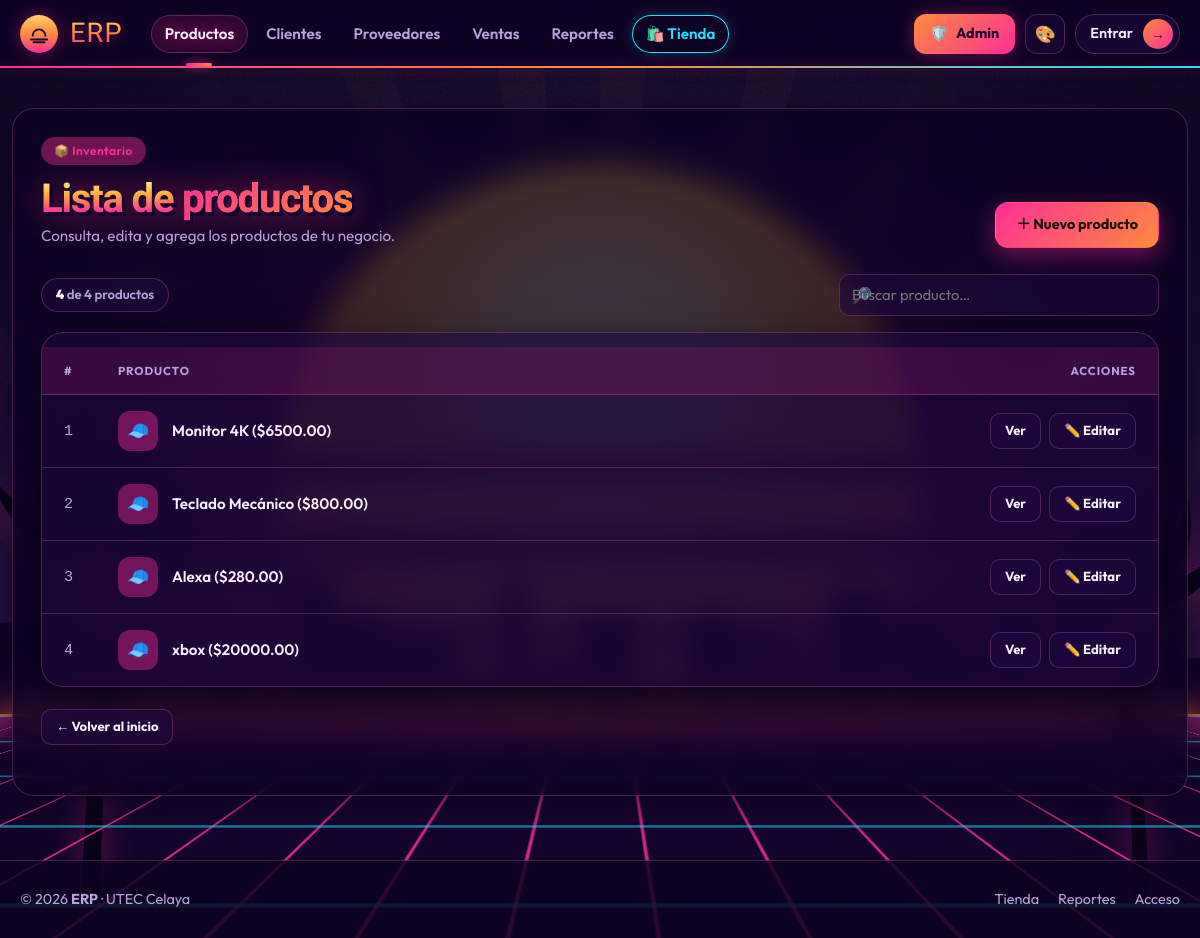
The app's page /productos/lista/ with its own data.
### productos/models.py (models this page shows, shortened)
class Producto(models.Model):
    nombre = models.CharField(
        max_length=200, verbose_name='Nombre'
    )
    precio = models.DecimalField(
        max_digits=10,
        decimal_places=2,
        validators=[MinValueValidator(Decimal('0.00'))],
        verbose_name='Precio ($)',
        help_text='El precio no puede ser negativo.'
    )
    stock = models.IntegerField(
        default=0,
        validators=[MinValueValidator(0)],
        verbose_name='Stock disponible'
    )
    categoria = models.ForeignKey(
        Categoria,
        on_delete=models.PROTECT,          # D-01: no borrar categoría con productos
        related_name='productos',
        verbose_name='Categoría'
    )
    proveedor = models.ForeignKey(
        Proveedor,
        on_delete=models.SET_NULL,         # D-02: producto puede quedar sin proveedor
        null=True,
        blank=True,
        related_name='productos',
        verbose_name='Proveedor'
    )
    activo = models.BooleanField(
        default=True, verbose_name='Activo'
    )
    imagen = models.ImageField(            # ← NUEVO W11
        upload_to='productos/',            # subcarpeta dentro de MEDIA_ROOT
        null=True,
        blank=True,
        verbose_name='Imagen del producto',
        help_text='Formatos: JPEG, PNG, WEBP. Máximo 5 MB.',
        validators=[validar_imagen_producto],
    )
    creado = models.DateTimeField(
        auto_now_add=True, verbose_name='Fecha de registro'
    )
    class Meta:
        verbose_name = 'Producto'
        verbose_name_plural = 'Productos'
        ordering = ['nombre']
    def __str__(self) -> str:
        return f"{self.nombre} (${self.precio:.2f})"

### productos/views.py (the view)
# urls.py: path('lista/',             views.ProductoListView.as_view(),   name='lista'),
class ProductoListView(ListView):
    model = Producto
    template_name = 'productos/lista.html'
    context_object_name = 'productos'
    paginate_by = 20
    ordering = ['pk']

### productos/templates/productos/lista.html (shortened to what this page needs)
{% extends 'base.html' %}
{% block nav_productos %}active{% endblock %}
{% block content %}
<div class="pl-head">
    <div>
        <span class="pl-eyebrow">📦 Inventario</span>
        <h1 class="pl-title">Lista de <span>productos</span></h1>
        <p class="pl-sub">Consulta, edita y agrega los productos de tu negocio.</p>
    </div>
    <a href="{% url 'productos:crear' %}" class="pl-btn pl-btn-primary">＋ Nuevo producto</a>
</div>
<div class="pl-tools">
    <span class="pl-count"><b id="plVisibles">{{ productos|length }}</b> de {{ productos|length }} productos</span>
    <label class="pl-search">
        <span class="ico">🔎</span>
        <input type="search" id="plBuscar" placeholder="Buscar producto…"
               autocomplete="off" aria-label="Buscar producto">
    </label>
</div>
<div class="pl-card">
    <div class="pl-scroll">
        <table class="pl-table" id="plTabla">
            <thead>
                <tr>
                    <th>#</th>
                    <th>Producto</th>
                    <th class="pl-th-right">Acciones</th>
                </tr>
            </thead>
            <tbody>
                {% for p in productos %}
                <tr>
                    <td class="pl-num">{{ forloop.counter }}</td>
                    <td>
                        <div class="pl-name">
                            <span class="pl-avatar" aria-hidden="true">🧢</span>
                            <a href="{% url 'productos:detalle' p.pk %}">{{ p }}</a>
                        </div>
                    </td>
                    <td>
                        <div class="pl-actions">
                            <a href="{% url 'productos:detalle' p.pk %}" class="pl-btn pl-btn-ghost pl-btn-sm">Ver</a>
                            <a href="{% url 'productos:editar' p.pk %}" class="pl-btn pl-btn-ghost pl-btn-sm">✏️ Editar</a>
                        </div>
                    </td>
                </tr>
                {% endfor %}
            </tbody>
        </table>
    </div>
</div>
<p class="pl-foot"><a href="/" class="pl-btn pl-btn-ghost pl-btn-sm">← Volver al inicio</a></p>
{% endblock %}

### static/erp_base.css (style rules this page uses)
:root, [data-theme="dark"] { --bg: #0a0a0d; --surface: #15151b; --border: #2a2a33; --text: #e8e8ee; --muted: #9a9aa8; --accent: #f5a524; }
body { background: var(--bg); color: var(--text); font-family: "Inter", system-ui, sans-serif; min-height: 100vh; display: flex; flex-direction: column; }
a { color: var(--accent); }

### static/gta6.css (style rules this page uses)
:root { --mx: 0; --my: 0; --gta-sil: #12002e; --gta-hor: 255, 140, 60; --gta-grid: 255, 46, 151; }
html[data-theme="dark"] { --gx-sky: linear-gradient(180deg, #12002e 0%, #3a0a5c 28%, #a21d72 50%, #ff4d8a 63%, #ff9a3c 72%, #ff9a3c 100%); }
html body::before, html body::after { display: none; }
.gx-main h1 { background: linear-gradient(180deg, #fff3a8 0%, #ffb23e 38%, #ff2e97 82%); -webkit-background-clip: text; background-clip: text; -webkit-text-fill-color: transparent; filter: drop-shadow(3px 4px 0 rgba(18, 0, 46, .85)) drop-shadow(0 0 16px var(--gx-glow)); text-shadow: none; }

### templates/base.html (style rules this page uses)
:root, :root[data-palette="vice"] { --gx-bg: #0d0221; --gx-surface: rgba(30,8,62,.62); --gx-surface-2: rgba(255,46,151,.14); --gx-border: rgba(255,120,200,.24); --gx-text: #fbeeff; --gx-muted: #b8a2dd; --gx-accent: #ff2e97; --gx-accent-rgb: 255,46,151; --gx-accent-2: #ff8a3d; --gx-cyan: #19e3ff; --gx-cyan-rgb: 25,227,255; --gx-on-accent: #1a0630; --gx-header-bg: rgba(13,2,33,.84); --gx-glow: rgba(255,46,151,.40); --gx-shadow: 0 10px 40px rgba(5,0,20,.6); --gx-neon: 0 0 14px rgba(255,46,151,.7); --gx-sky: linear-gradient(180deg, #0d0221 0%, #1d0540 55%, #4a0f5c 100%); --gx-grid-opacity: .5; --gx-sun-opacity: .38; --gta-grid: 255,46,151; --brand-1: #ffd166; --brand-2: #ff8a3d; --brand-3: #ff2e97; --sun-1: #ffd166; --sun-2: #ff8a3d; --sun-3: #ff2e97; --m1: #ff2e97; --m2: #ff8a3d; --m3: #ffd166; --m4: #19e3ff; --m5: #b04cff; --m6: #2ee59d; --ok: #2ee59d; --palm: #07010f; --palm-op: .9; --hero-sun-op: .95; }
:root[data-theme="dark"] { color-scheme: dark; }
html { scroll-behavior: smooth; }
body { margin: 0; min-height: 100vh; display: flex; flex-direction: column; font-family: 'Outfit', system-ui, sans-serif; color: var(--gx-text); background: var(--gx-sky); background-attachment: fixed; -webkit-font-smoothing: antialiased; }
body::before { content: ""; position: fixed; left: -20%; right: -20%; bottom: 0; height: 48vh; z-index: -1; pointer-events: none; background: linear-gradient(to right, rgba(var(--gx-accent-rgb),.55) 1px, transparent 1px) 0 0 / 64px 100%, linear-gradient(to bottom, rgba(var(--gx-cyan-rgb),.40) 1px, transparent 1px) 0 0 / 100% 44px; transform: perspective(380px) rotateX(62deg); transform-origin: center bottom; -webkit-mask-image: linear-gradient(to top, #000 15%, transparent 95%); mask-image: linear-gradient(to top, #000 15%, transparent 95%); opacity: var(--gx-grid-opacity); }
body::after { content: ""; position: fixed; left: 50%; bottom: 16vh; width: min(340px, 70vw); aspect-ratio: 1; transform: translateX(-50%); border-radius: 50%; z-index: -1; pointer-events: none; background: linear-gradient(180deg, var(--sun-1) 0%, var(--sun-2) 45%, var(--sun-3) 100%); -webkit-mask-image: linear-gradient(#000 0 52%, transparent 52% 56%, #000 56% 64%, transparent 64% 69%, #000 69% 77%, transparent 77% 83%, #000 83% 91%, transparent 91% 98%, #000 98%); mask-image: linear-gradient(#000 0 52%, transparent 52% 56%, #000 56% 64%, transparent 64% 69%, #000 69% 77%, transparent 77% 83%, #000 83% 91%, transparent 91% 98%, #000 98%); opacity: var(--gx-sun-opacity); }
:where(.gx-main) h1 { font-family: 'Bungee', 'Outfit', sans-serif; font-weight: 400; letter-spacing: .02em; text-shadow: var(--gx-neon); }
:where(.gx-main) a { color: var(--gx-cyan); text-decoration: none; }
:where(.gx-main) table { width: 100%; border-collapse: collapse; margin-top: 14px; }
:where(.gx-main) th { text-align: left; padding: 12px 14px; font-weight: 700; color: var(--gx-accent-2); border-bottom: 2px solid var(--gx-accent); }
:where(.gx-main) td { padding: 12px 14px; border-bottom: 1px solid var(--gx-border); }
:where(.gx-main) input:not([type=checkbox]):not([type=radio]):not([type=submit]), :where(.gx-main) select, :where(.gx-main) textarea, .gx-main .form-control, .gx-main .form-select { background-color: var(--gx-surface); color: var(--gx-text); border: 1px solid var(--gx-border); border-radius: 10px; padding: 9px 12px; }

### records on screen
Producto: nombre+precio "Monitor 4K ($6500.00)"
Producto: nombre+precio "Teclado Mecánico ($800.00)"
Producto: nombre+precio "Alexa ($280.00)"
Producto: nombre+precio "xbox ($20000.00)"

### other values on screen
{{ productos|length }} "4"
